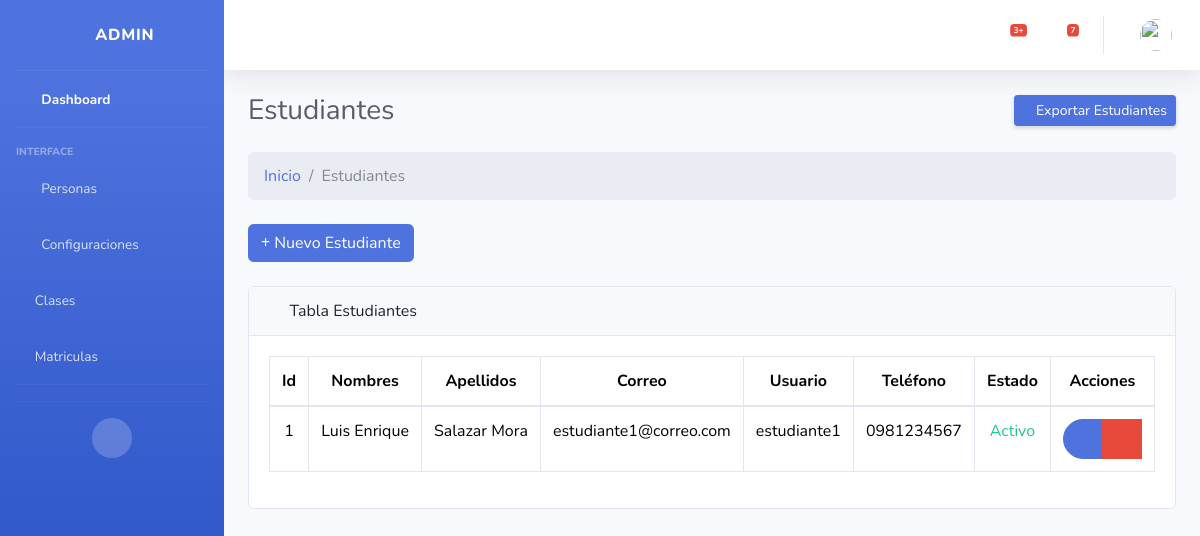
Page /estudiante/ on the earlier database version.
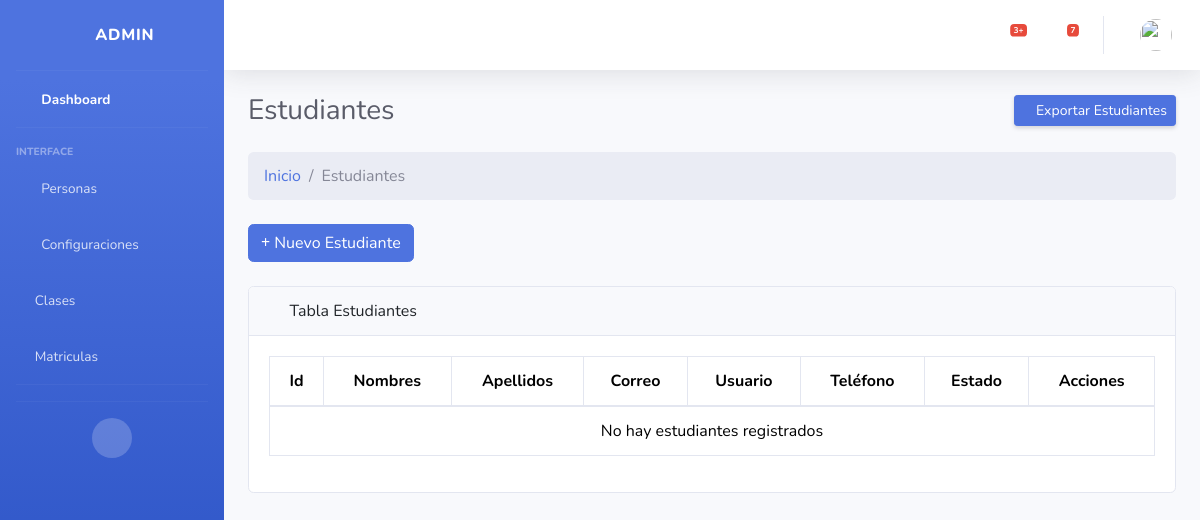
Same page on the later database version.
### Aplicaciones/core/models.py (models this page shows, shortened)
class Estudiantes(models.Model):
    est_id = models.AutoField(primary_key=True)
    fk_id_persona = models.ForeignKey(Personas,verbose_name='Persona',on_delete=models.CASCADE)
    est_contacto_emergencia = models.CharField(max_length=50,default="Null",null=True,verbose_name="Contacto de emergencia:")
    est_telefono_emergencia = models.CharField(max_length=15,default="Null",null=True,verbose_name="Teléfono de emergencia:")
    est_fotografia = models.ImageField(upload_to='estudiantes/',default='Sin Foto',null=True,blank=True,verbose_name="Fotografía:")
    est_estado = models.BooleanField(default=True,verbose_name='Estado:')

class Personas(models.Model):
    per_id = models.AutoField(primary_key=True)
    fk_id_usuario = models.ForeignKey(User,verbose_name='Usuario',on_delete=models.CASCADE)
    per_segundo_nombre = models.CharField(max_length=50,default="Null",null=False,verbose_name="Segundo nombre:")
    per_segundo_apellido = models.CharField(max_length=50,default="Null",null=False,verbose_name="Segundo apellido:")
    per_fecha_nacimiento = models.DateField(default="Null",verbose_name="Fecha de nacimiento:")
    per_cedula = models.CharField(max_length=15,default="Null",null=False,verbose_name="Cédula:")
    per_telefono = models.CharField(max_length=15,default="Null",null=True,verbose_name="Teléfono:")
    per_fecha_actualizacion = models.DateTimeField(auto_now=True,verbose_name='Actualizado el:')

### Aplicaciones/core/views/crud_estudiante_views.py (the view)
# urls.py: path('estudiante/', crud_estudiante_views.index, name='estudiante_index'),
def index(request):
    estudiantes = Estudiantes.objects.all()  # Obtener todos los estudiantes
    return render(request, 'estudiante/index.html', {'estudiantes': estudiantes})

### Aplicaciones/core/templates/estudiante/index.html (shortened to what this page needs)
{% extends 'plantillas/MasterAdmin.html' %}
{% load static %}
{% block css %}
<link href="{% static 'vendor/fontawesome-free/css/all.min.css' %}" rel="stylesheet" type="text/css">
{% endblock %}
{% block content %}
<div class="container-fluid ">
  <div class="d-sm-flex align-items-center justify-content-between mb-4">
    <h1 class="h3 mb-0 text-gray-800">Estudiantes</h1>
    <a href="#" class="d-none d-sm-inline-block btn btn-sm btn-primary shadow-sm"> Exportar Estudiantes </a>
  </div>
  <ol class="breadcrumb mb-4">
    <li class="breadcrumb-item"><a href="{% url 'core_admin' %}">Inicio</a></li>
    <li class="breadcrumb-item active">Estudiantes</li>
  </ol>
  <div class="mb-4">
    <a href="{% url 'estudiante_create' %}" class="btn btn-primary"><i class="fas fa-plus"></i> Nuevo
      Estudiante
    </a>
  </div>
  <div class="card mb-4">
    <div class="card-header">
      <i class="fas fa-table me-1"></i>
      Tabla Estudiantes
    </div>
    <div class="card-body">
      <div class="table-responsive">
        <table class="table table-bordered text-center" id="tbl-docente" width="100%" cellspacing="0">
          <thead>
            <tr>
              <th>Id</th>
              <th>Nombres</th>
              <th>Apellidos</th>
              <th>Correo</th>
              <th>Usuario</th>
              <th>Teléfono</th>
              <th>Estado</th>
              <th>Acciones</th>
            </tr>
          </thead>
          <tbody>
            {% for estudiante in estudiantes %}
              <tr>
                <td>{{estudiante.est_id}}</td>
                <td>{{estudiante.fk_id_persona.fk_id_usuario.first_name}} {{estudiante.fk_id_persona.per_segundo_nombre}}</td>
                <td>{{estudiante.fk_id_persona.fk_id_usuario.last_name}} {{estudiante.fk_id_persona.per_segundo_apellido}}</td>
                <td>{{estudiante.fk_id_persona.fk_id_usuario.email}}</td>
                <td>{{estudiante.fk_id_persona.fk_id_usuario.username}}</td>
                <td>{{estudiante.fk_id_persona.per_telefono}}</td>
                {% if estudiante.est_estado %}
                  <td class="text-success">Activo</td>
                {% else %}
                  <td class="text-danger">Inactivo</td>
                {% endif %}
                <td>
                  <div class="btn-group" role="group" aria-label="Basic mixed styles example">
                    <a href="{% url 'estudiante_edit' estudiante.est_id %}" type="button" class=" btn btn-primary btn-circle ">
                      <span><i class="fas fa-pen"></i></span>
                    </a>
                    <a class="btn btn-danger btn-circle" data-bs-toggle="modal"
                      data-bs-target="#eliminarModal{{estudiante.est_id}}"><i class="fas fa-trash"></i>
                  </a>
                  </div>
                </td>
              </tr>
            {% empty %}
              <tr>
                <td colspan="8">No hay estudiantes registrados</td>
              </tr>
            {% endfor %}
          </tbody>
        </table>
      </div>
    </div>
  </div>
</div>
{% endblock %}

Differences in the rows shown:
removed Estudiantes: est_id "1", fk_id_persona.fk_id_usuario.first_name "Luis", fk_id_persona.per_segundo_nombre "Enrique", fk_id_persona.fk_id_usuario.last_name "Salazar", fk_id_persona.per_segundo_apellido "Mora", fk_id_persona.fk_id_usuario.email "estudiante1@correo.com", fk_id_persona.fk_id_usuario.username "estudiante1", fk_id_persona.per_telefono "0981234567", est_estado "Activo"
Other differences:
text now shown: "No hay estudiantes registrados"
